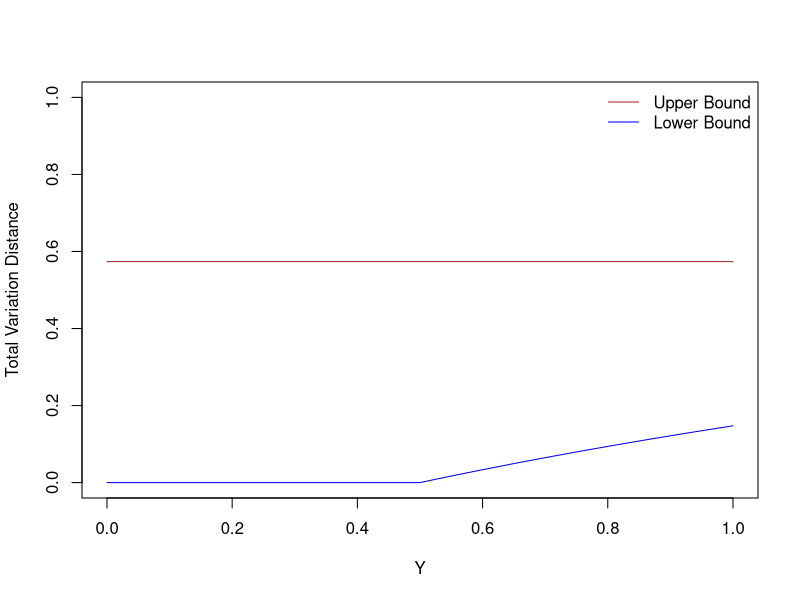

Reproduce this figure in R.
set.seed(1234)

lb_TV = function(x, y){
	if(y < 1/2){
		b = 0
	}else{
		b = (2*y -1)/(2*y + 2*(1 - exp(-1))/(1 - 2*exp(-1)))
	}
	return(b)
}

ub_TV = function(x, y){
	b1 = 1 - 3*(3 - 4*exp(-1))/(4*3*(2 - 3*exp(-1)))
	return(b1)
}

y_grid = seq(1, 1e4, 1)/1e4
x_grid = seq(1, 1e4, 1)/1e4

lb_grid = rep(0, 1e4)
ub_grid = rep(0, 1e4)

for(i in 1: 1e4){
	lb_grid[i] = lb_TV(x_grid[i], y_grid[i])
	ub_grid[i] = ub_TV(x_grid[i], y_grid[i])
}
sum(lb_grid > ub_grid)

pdf("Lower_Upper_bound_1.pdf", width = 5, height = 5)

plot(y_grid, lb_grid, xlab = "Y", ylab = "Total Variation Distance",
 ylim = c(0, 1), lwd = 1, type = "l", col = "blue")
lines(y_grid, ub_grid, col = "brown", lwd = 1)

legend("topright", bty = "n", legend = c("Upper Bound", "Lower Bound"),
 col = c("brown", "blue"), lty = 1, cex = 1)

dev.off()
